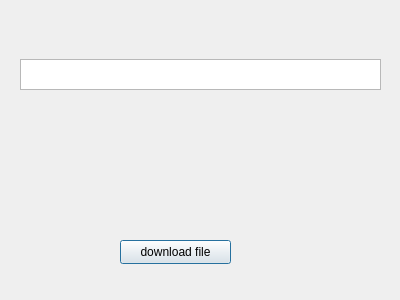
<?xml version="1.0" encoding="UTF-8"?>
<ui version="4.0">
 <class>Dialog</class>
 <widget class="QDialog" name="Dialog">
  <property name="geometry">
   <rect>
    <x>0</x>
    <y>0</y>
    <width>400</width>
    <height>300</height>
   </rect>
  </property>
  <property name="windowTitle">
   <string>Dialog</string>
  </property>
  <widget class="QPushButton" name="pushButton">
   <property name="geometry">
    <rect>
     <x>120</x>
     <y>240</y>
     <width>111</width>
     <height>24</height>
    </rect>
   </property>
   <property name="text">
    <string>download file</string>
   </property>
  </widget>
  <widget class="QPlainTextEdit" name="plainTextEdit">
   <property name="geometry">
    <rect>
     <x>20</x>
     <y>59</y>
     <width>361</width>
     <height>31</height>
    </rect>
   </property>
  </widget>
 </widget>
 <resources/>
 <connections/>
</ui>
